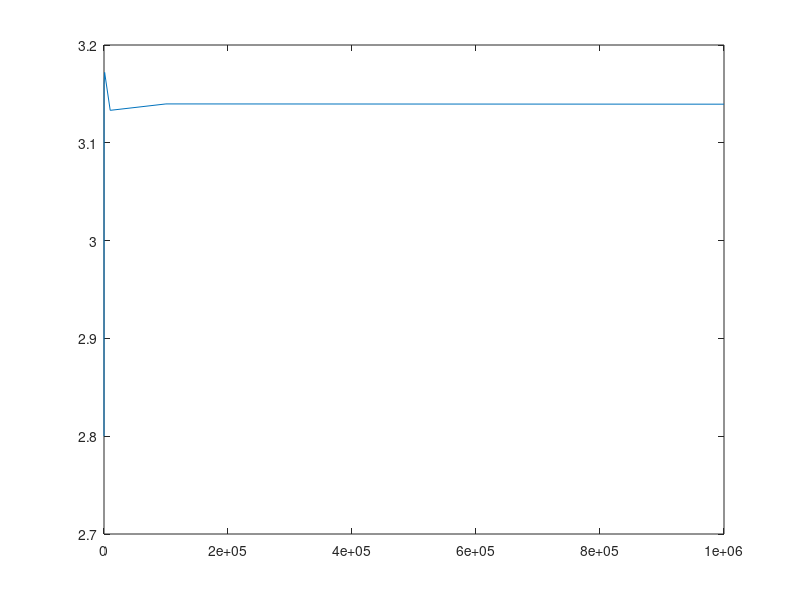

The MATLAB source for this figure:
% MonteCarlo Pi
% MCPi_0.m
% M. Saum 8/31/2017
clear;

rand("seed",834);

NTrials = [10; 100; 1000; 10000; 100000; 1000000];
Ncases = numel(NTrials);
PiEst = zeros(Ncases,1);

for i =1:Ncases 
  Rcount = 0;
  for j = 1:NTrials(i) 
    x = rand(1);
    y = rand(1);
    if ( x^2 + y^2 <= 1) 
      Rcount = Rcount + 1;
    endif
  end
  PiEst(i) = 4*Rcount/NTrials(i);
end

dlmwrite("MCPi_0_m.txt",[NTrials,PiEst]);

hf = figure();
plot(NTrials',PiEst');
print(hf,"MCPi_0_m.pdf");
